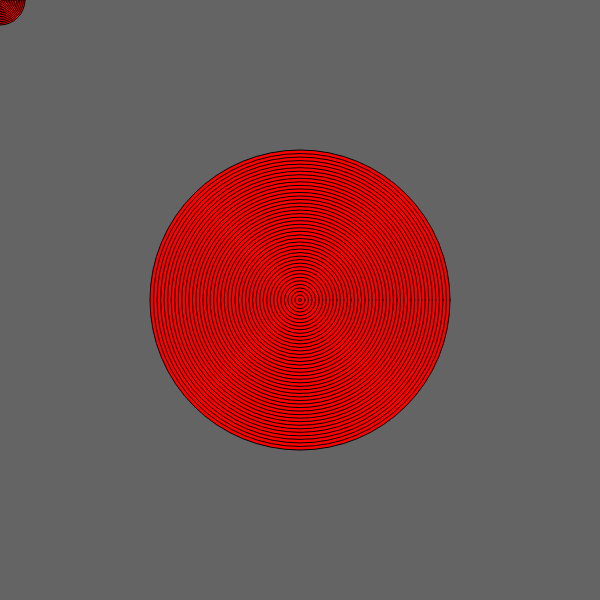
Frame 1 (no input)
Frame 60 (no input): identical to frame 1, image omitted
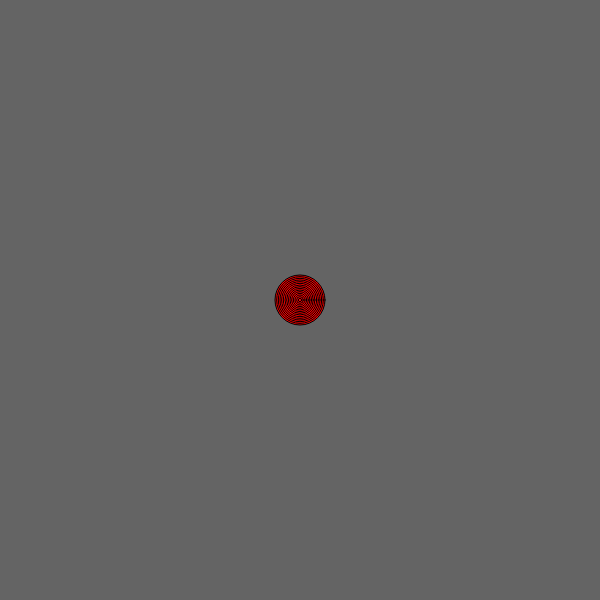
Frame 120 (the mouse pressed at the canvas centre since frame 60)

The p5.js sketch that drew these frames (run headless with seeded random() and noise() and a simulated clock; from frame 60 on, the mouse is pressed at the canvas centre):

// p5.js sketch
// ── sketch.js
function setup() {
  createCanvas(600, 600);
}

function draw() {
  background(100);
  var x1 = 300;
  var y1 = 300;
  var x2 = mouseX;
  var y2 = mouseY;
  var targetDist = distance(x1, y1, x2, y2);
  drawTarget(x1, y1, 300, targetDist / 10 );
  drawTarget(x2, y2, 50, 15);
}

function distance(xpos1, ypos1, xpos2, ypos2) {
  var dx = xpos1 - xpos2;
  var dy = ypos1 - ypos2;
  var dist = Math.sqrt(dx*dx + dy*dy);
  return dist;
}

function drawTarget(x, y, size, step) {
  var circleSize = size;
  var numOfCircles = step;
  for (var i = 0; i < numOfCircles; i++) {
    var step =(numOfCircles-i)/numOfCircles;
    // noStroke();
    fill(255, 0, 0 * step);
    var size = circleSize * step;
    ellipse (x, y, size, size);

  }
}
